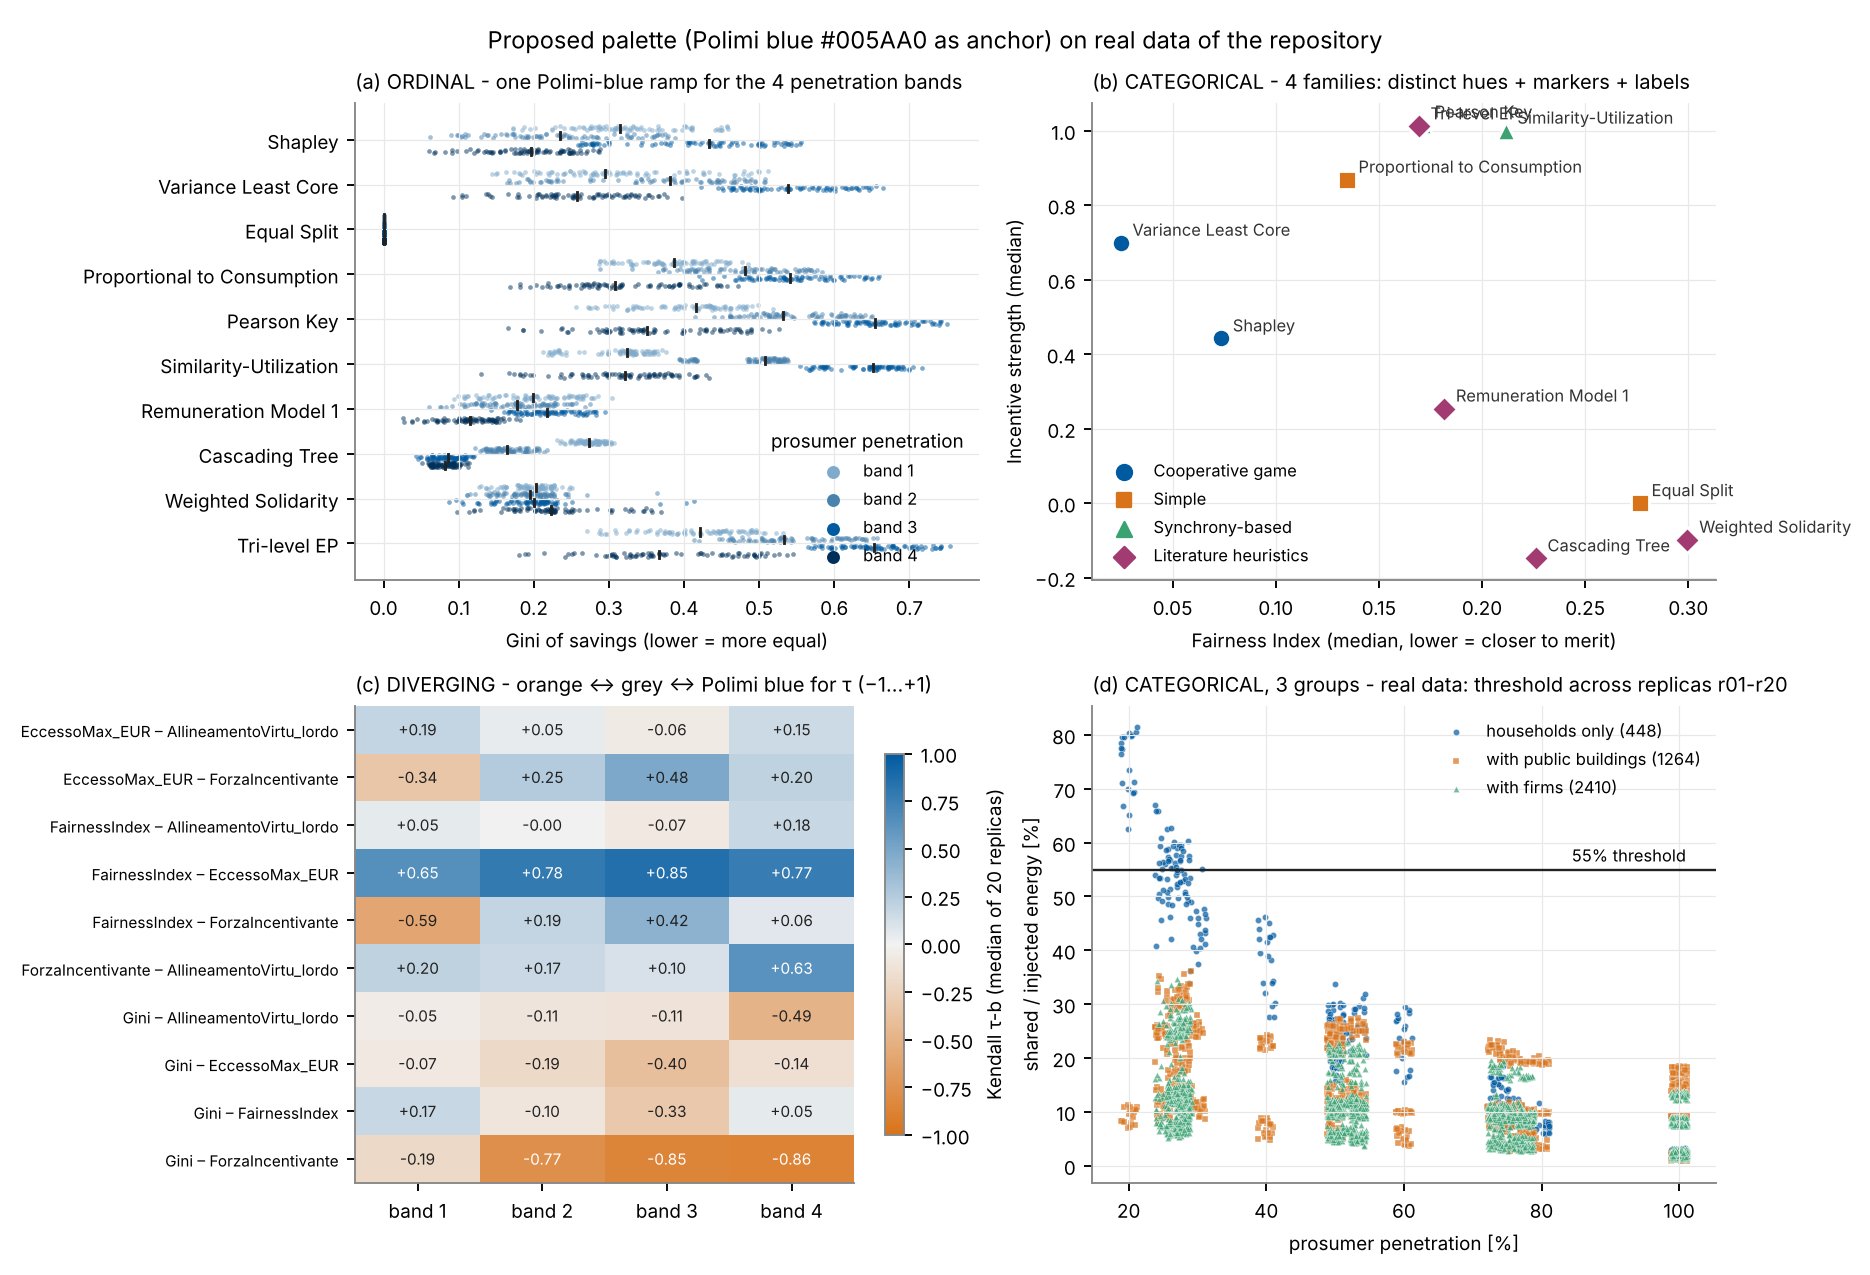

The script that drew this image:
"""Anteprima della palette proposta (blu Polimi) su dati veri del repository."""
import glob, sys
from pathlib import Path
import numpy as np, pandas as pd, matplotlib
matplotlib.use("Agg")
import matplotlib.pyplot as plt
from matplotlib.colors import LinearSegmentedColormap

ROOT = Path(sys.argv[1]); OUT = Path(sys.argv[2])
BLU = "#005AA0"
ORD = ["#7FAACB", "#4A82AE", "#005AA0", "#00305A"]                 # fasce 1-4
FAM = {"Cooperative game": ("#005AA0", "o"), "Simple": ("#D9731A", "s"),
       "Synchrony-based": ("#3BA272", "^"), "Literature heuristics": ("#A23B72", "D")}
GRP = {"households only": ("#005AA0", "o"), "with public buildings": ("#D9731A", "s"),
       "with firms": ("#3BA272", "^")}
DIV = LinearSegmentedColormap.from_list("div", ["#D9731A", "#F2F2F2", "#005AA0"])
SEQ = LinearSegmentedColormap.from_list("seq", ["#F4F8FB", "#7FAACB", "#005AA0", "#00305A"])
FAMIGLIA = {"Shapley": "Cooperative game", "Variance Least Core": "Cooperative game",
            "Equal Split": "Simple", "Proportional to Consumption": "Simple",
            "Pearson Key": "Synchrony-based", "Similarity-Utilization": "Synchrony-based",
            "Remuneration Model 1": "Literature heuristics", "Cascading Tree": "Literature heuristics",
            "Weighted Solidarity": "Literature heuristics", "Tri-level EP": "Literature heuristics"}
plt.rcParams.update({"font.size": 8, "axes.spines.top": False, "axes.spines.right": False,
                     "axes.edgecolor": "#888", "axes.grid": True, "grid.color": "#e8e8e8", "grid.linewidth": .5})

rep = sorted(glob.glob(str(ROOT / "outputs/repliche/fino15/r[0-9][0-9]/export")))
tf = pd.concat([pd.read_csv(Path(d) / "tfair_lungo.csv").assign(Replica=int(Path(d).parent.name[1:])) for d in rep])
tf = tf[(tf.Replica >= 1) & (tf.Composizione == "PA0") & (tf.Metodo != "Nucleolo")]
tf.loc[tf.Metodo == "Adaptive Sampling Shapley", "Metodo"] = "AS (dropped)"
tf = tf[tf.Metodo != "AS (dropped)"]
tf["Fascia"] = tf.groupby(["Replica", "Membri"]).Penetrazione_pct.rank(method="dense").astype(int)
com = pd.concat([pd.read_csv(f) for f in glob.glob(str(ROOT / "outputs/repliche/*/r[0-9][0-9]/export/comunita.csv"))
                 if "/r00/" not in f])
tau = pd.read_csv(ROOT / "outputs/repliche/fino15/aggregato/tau.csv")

fig, ax = plt.subplots(2, 2, figsize=(11, 7.5))
rng = np.random.default_rng(0)
# (a) ordinale: fasce di penetrazione
a = ax[0, 0]; metodi = list(FAMIGLIA)
for j, m in enumerate(metodi):
    for f in range(1, 5):
        s = tf[(tf.Metodo == m) & (tf.Fascia == f)].Gini
        y = j + (f - 2.5) * 0.17
        a.scatter(s, y + rng.uniform(-.05, .05, len(s)), s=4, color=ORD[f - 1], lw=0, alpha=.5)
        a.plot([s.median()] * 2, [y - .08, y + .08], color="#222", lw=1.2)
a.set_yticks(range(len(metodi)), metodi); a.invert_yaxis(); a.set_xlabel("Gini of savings (lower = more equal)")
for f in range(4): a.scatter([], [], color=ORD[f], s=20, label=f"band {f+1}")
a.legend(frameon=False, title="prosumer penetration", loc="lower right", fontsize=7)
a.set_title("(a) ORDINAL - one Polimi-blue ramp for the 4 penetration bands", loc="left", fontsize=8.5)
# (b) categoriale: famiglie, con marker diversi (codifica secondaria)
b = ax[0, 1]
med = tf.groupby("Metodo")[["FairnessIndex", "ForzaIncentivante"]].median()
for m, r in med.iterrows():
    c, mk = FAM[FAMIGLIA[m]]
    b.scatter(r.FairnessIndex, r.ForzaIncentivante, color=c, marker=mk, s=60, ec="white", lw=1.2, zorder=3)
    b.annotate(m, (r.FairnessIndex, r.ForzaIncentivante), xytext=(5, 3), textcoords="offset points", fontsize=7, color="#333")
for k, (c, mk) in FAM.items(): b.scatter([], [], color=c, marker=mk, s=40, label=k)
b.legend(frameon=False, fontsize=7, loc="best"); b.set_xlabel("Fairness Index (median, lower = closer to merit)")
b.set_ylabel("Incentive strength (median)")
b.set_title("(b) CATEGORICAL - 4 families: distinct hues + markers + labels", loc="left", fontsize=8.5)
# (c) divergente: tau mediano per fascia
c_ = ax[1, 0]
ind = ["Gini", "FairnessIndex", "EccessoMax_EUR", "ForzaIncentivante", "AllineamentoVirtu_lordo"]
t = tau[tau.IndicatoreA.isin(ind) & tau.IndicatoreB.isin(ind)]
t = t.assign(Coppia=t.IndicatoreA + " – " + t.IndicatoreB).pivot_table(index="Coppia", columns="Fascia", values="mediana")
im = c_.imshow(t.values, cmap=DIV, vmin=-1, vmax=1, aspect="auto")
c_.set_yticks(range(len(t)), t.index, fontsize=6.5); c_.set_xticks(range(t.shape[1]), [f"band {x}" for x in t.columns])
for i in range(t.shape[0]):
    for j in range(t.shape[1]):
        v = t.values[i, j]
        c_.text(j, i, f"{v:+.2f}", ha="center", va="center", fontsize=6.5, color="white" if abs(v) > .6 else "#222")
c_.grid(False); fig.colorbar(im, ax=c_, shrink=.8, label="Kendall τ-b (median of 20 replicas)")
c_.set_title("(c) DIVERGING - orange ↔ grey ↔ Polimi blue for τ (−1…+1)", loc="left", fontsize=8.5)
# (d) gruppi di comunita': soglia regolatoria su tutte le repliche
d = ax[1, 1]
com["Gruppo"] = np.where(com.Composizione == "PA0", "households only",
                         np.where(com.Composizione.str.startswith("ND"), "with firms", "with public buildings"))
for g, (col, mk) in GRP.items():
    s = com[com.Gruppo == g]
    d.scatter(s.Penetrazione_pct + rng.uniform(-1.2, 1.2, len(s)), 100 * s.QuotaIncentivata, s=7, color=col,
              marker=mk, lw=.2, ec="white", alpha=.7, label=f"{g} ({len(s)})")
d.axhline(55, color="#222", lw=1); d.text(101, 56.5, "55% threshold", ha="right", fontsize=7)
d.set_xlabel("prosumer penetration [%]"); d.set_ylabel("shared / injected energy [%]")
d.legend(frameon=False, fontsize=7, loc="upper right")
d.set_title("(d) CATEGORICAL, 3 groups - real data: threshold across replicas r01-r20", loc="left", fontsize=8.5)
fig.suptitle("Proposed palette (Polimi blue #005AA0 as anchor) on real data of the repository", fontsize=10)
fig.tight_layout(); fig.savefig(OUT, dpi=170)
print("ok", OUT)
